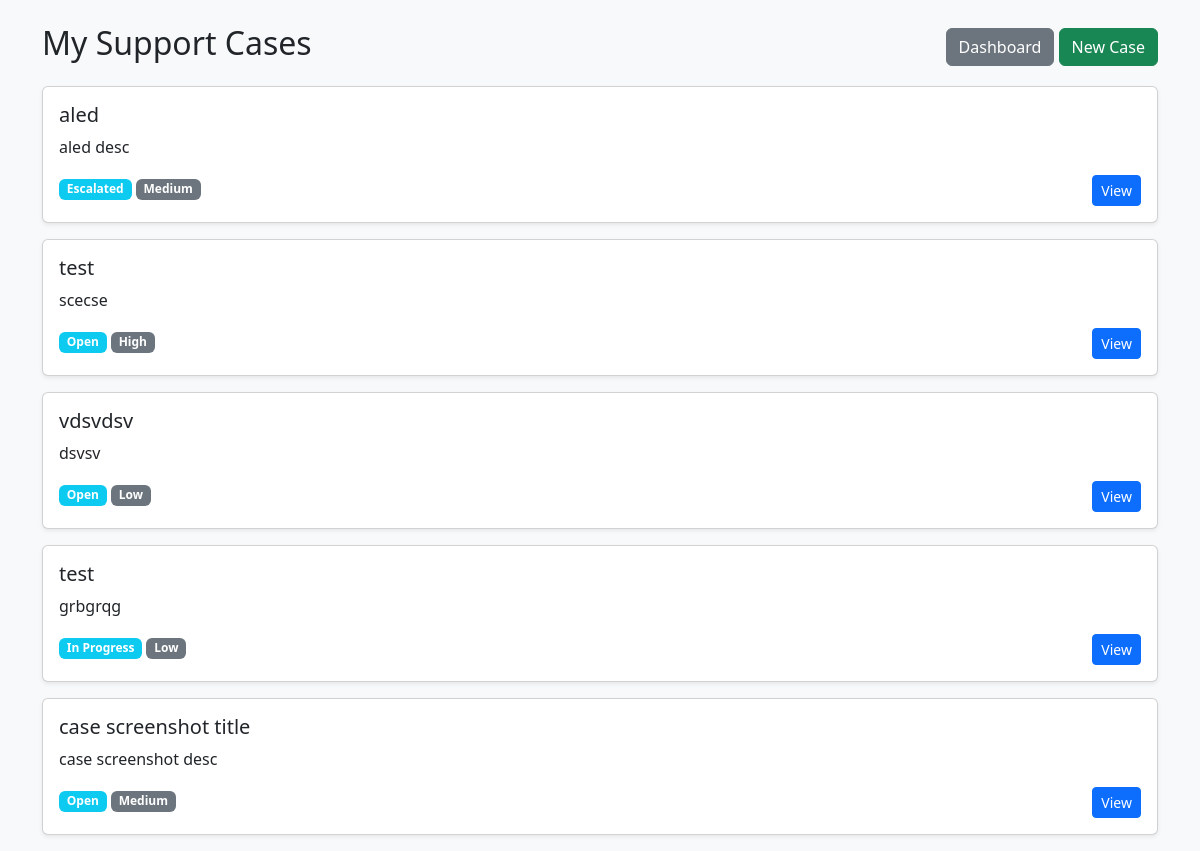
Page /cases/my/ (signed in) on the committed database.
### cases/models.py (models this page shows, shortened)
class Case(models.Model):
    STATUS_CHOICES = [
        ('Open', 'Open'),
        ('In Progress', 'In Progress'),
        ('Escalated', 'Escalated'),
        ('Resolved', 'Resolved'),
    ]
    PRIORITY_CHOICES = [
        ('Low', 'Low'),
        ('Medium', 'Medium'),
        ('High', 'High'),
    ]
    CATEGORY_CHOICES = [
        ('Appointment', 'Appointment'),
        ('Billing', 'Billing'),
        ('Prescription', 'Prescription'),
        ('Insurance', 'Insurance'),
        ('Complaint', 'Complaint'),
        ('Other', 'Other'),
    ]
    customer = models.ForeignKey(
        settings.AUTH_USER_MODEL,
        related_name='customer_cases',
        on_delete=models.CASCADE
    )
    assigned_agent = models.ForeignKey(
        settings.AUTH_USER_MODEL,
        related_name='agent_cases',
        on_delete=models.SET_NULL,
        null=True,
        blank=True
    )
    specialist = models.ForeignKey(
        settings.AUTH_USER_MODEL,
        related_name='specialist_cases',
        on_delete=models.SET_NULL,
        null=True,
        blank=True
    )
    title = models.CharField(max_length=255)
    description = models.TextField()
    category = models.CharField(max_length=50, choices=CATEGORY_CHOICES)
    priority = models.CharField(max_length=10, choices=PRIORITY_CHOICES)
    status = models.CharField(max_length=20, choices=STATUS_CHOICES, default='Open')
    attachment = models.FileField(upload_to='case_attachments/', null=True, blank=True)
    created_at = models.DateTimeField(auto_now_add=True)
    updated_at = models.DateTimeField(auto_now=True)

### accounts/decorators.py (the view)
        def wrapper(request, *args, **kwargs):
            if request.user.is_authenticated and request.user.role in allowed_roles:
                return view_func(request, *args, **kwargs)
            raise PermissionDenied

### cases/views.py (called while the page is built)
@login_required
@role_required(['customer'])
def my_cases(request):
    cases = Case.objects.filter(customer=request.user)
    return render(request, 'cases/my_cases.html', {'cases': cases})

### templates/cases/my_cases.html (shortened to what this page needs)
<!DOCTYPE html>
<html>
<head>
    <link href="https://cdn.jsdelivr.net/npm/bootstrap@5.3.0/dist/css/bootstrap.min.css" rel="stylesheet">
</head>
<body class="bg-light">
<div class="container mt-4">
    <div class="d-flex justify-content-between align-items-center mb-3">
        <h2>My Support Cases</h2>
        <div>
            <a href="/dashboard/" class="btn btn-secondary">Dashboard</a>
            <a href="/cases/create/" class="btn btn-success">New Case</a>
        </div>
    </div>
    {% for case in cases %}
        <div class="card mb-3 shadow-sm">
            <div class="card-body">
                <h5>{{ case.title }}</h5>
                <p>{{ case.description }}</p>
                <span class="badge bg-info">{{ case.status }}</span>
                <span class="badge bg-secondary">{{ case.priority }}</span>
                <a href="/cases/{{ case.id }}/" class="btn btn-sm btn-primary float-end">
                    View
                </a>
            </div>
        </div>
    {% empty %}
        <p>No cases found.</p>
    {% endfor %}
</div>
</body>
</html>

### rows in the picture
Case: title "aled", description "aled desc", status "Escalated", priority "Medium"
Case: title "test", description "scecse", status "Open", priority "High"
Case: title "vdsvdsv", description "dsvsv", status "Open", priority "Low"
Case: title "test", description "grbgrqg", status "In Progress", priority "Low"
Case: title "case screenshot title", description "case screenshot desc", status "Open", priority "Medium"
